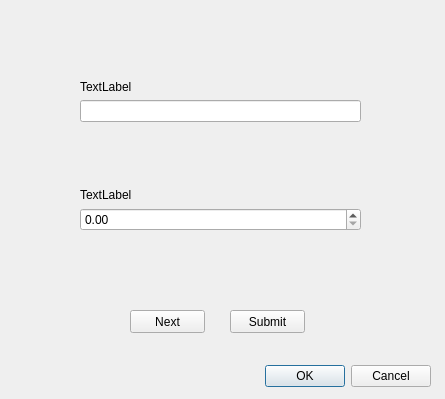
<?xml version="1.0" encoding="UTF-8"?>
<ui version="4.0">
 <class>EditItem</class>
 <widget class="QDialog" name="EditItem">
  <property name="geometry">
   <rect>
    <x>0</x>
    <y>0</y>
    <width>445</width>
    <height>399</height>
   </rect>
  </property>
  <property name="windowTitle">
   <string>Dialog</string>
  </property>
  <widget class="QDialogButtonBox" name="buttonBox">
   <property name="geometry">
    <rect>
     <x>90</x>
     <y>360</y>
     <width>341</width>
     <height>32</height>
    </rect>
   </property>
   <property name="orientation">
    <enum>Qt::Horizontal</enum>
   </property>
   <property name="standardButtons">
    <set>QDialogButtonBox::Cancel|QDialogButtonBox::Ok</set>
   </property>
  </widget>
  <widget class="QWidget" name="verticalLayoutWidget">
   <property name="geometry">
    <rect>
     <x>80</x>
     <y>20</y>
     <width>281</width>
     <height>271</height>
    </rect>
   </property>
   <layout class="QVBoxLayout" name="verticalLayout">
    <item>
     <spacer name="verticalSpacer">
      <property name="orientation">
       <enum>Qt::Vertical</enum>
      </property>
      <property name="sizeHint" stdset="0">
       <size>
        <width>20</width>
        <height>40</height>
       </size>
      </property>
     </spacer>
    </item>
    <item>
     <widget class="QLabel" name="name_label">
      <property name="text">
       <string>TextLabel</string>
      </property>
     </widget>
    </item>
    <item>
     <widget class="QLineEdit" name="food_name"/>
    </item>
    <item>
     <spacer name="verticalSpacer_3">
      <property name="orientation">
       <enum>Qt::Vertical</enum>
      </property>
      <property name="sizeHint" stdset="0">
       <size>
        <width>20</width>
        <height>40</height>
       </size>
      </property>
     </spacer>
    </item>
    <item>
     <widget class="QLabel" name="price_label">
      <property name="text">
       <string>TextLabel</string>
      </property>
     </widget>
    </item>
    <item>
     <widget class="QDoubleSpinBox" name="food_price"/>
    </item>
    <item>
     <spacer name="verticalSpacer_2">
      <property name="orientation">
       <enum>Qt::Vertical</enum>
      </property>
      <property name="sizeHint" stdset="0">
       <size>
        <width>20</width>
        <height>40</height>
       </size>
      </property>
     </spacer>
    </item>
   </layout>
  </widget>
  <widget class="QPushButton" name="next_button">
   <property name="geometry">
    <rect>
     <x>130</x>
     <y>310</y>
     <width>75</width>
     <height>23</height>
    </rect>
   </property>
   <property name="text">
    <string>Next</string>
   </property>
  </widget>
  <widget class="QPushButton" name="submit_button">
   <property name="geometry">
    <rect>
     <x>230</x>
     <y>310</y>
     <width>75</width>
     <height>23</height>
    </rect>
   </property>
   <property name="text">
    <string>Submit</string>
   </property>
  </widget>
 </widget>
 <resources/>
 <connections>
  <connection>
   <sender>buttonBox</sender>
   <signal>accepted()</signal>
   <receiver>EditItem</receiver>
   <slot>accept()</slot>
   <hints>
    <hint type="sourcelabel">
     <x>248</x>
     <y>254</y>
    </hint>
    <hint type="destinationlabel">
     <x>157</x>
     <y>274</y>
    </hint>
   </hints>
  </connection>
  <connection>
   <sender>buttonBox</sender>
   <signal>rejected()</signal>
   <receiver>EditItem</receiver>
   <slot>reject()</slot>
   <hints>
    <hint type="sourcelabel">
     <x>316</x>
     <y>260</y>
    </hint>
    <hint type="destinationlabel">
     <x>286</x>
     <y>274</y>
    </hint>
   </hints>
  </connection>
 </connections>
</ui>
